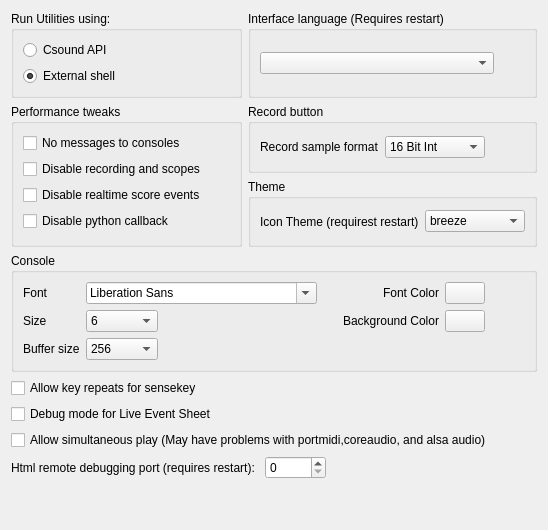
         <widget class="QWidget" name="tab">
          <attribute name="title">
           <string>General</string>
          </attribute>
          <layout class="QGridLayout" name="gridLayout_3">
           <item row="1" column="1">
            <widget class="QGroupBox" name="groupBox_9">
             <property name="title">
              <string>Record button</string>
             </property>
             <layout class="QVBoxLayout" name="verticalLayout_9">
              <item>
               <layout class="QHBoxLayout" name="horizontalLayout_12">
                <item>
                 <widget class="QLabel" name="label_21">
                  <property name="toolTip">
                   <string>&lt;html&gt;&lt;head/&gt;&lt;body&gt;&lt;p&gt;Format of the generated sound file when recording via the recording button in CsoundQT. &lt;span style=&quot; font-weight:600;&quot;&gt;This is NOT the same as offline rendering. &lt;/span&gt;&lt;/p&gt;&lt;/body&gt;&lt;/html&gt;</string>
                  </property>
                  <property name="text">
                   <string>Record sample format</string>
                  </property>
                 </widget>
                </item>
                <item>
                 <widget class="QComboBox" name="sampleFormatComboBox">
                  <property name="minimumSize">
                   <size>
                    <width>100</width>
                    <height>0</height>
                   </size>
                  </property>
                  <property name="maximumSize">
                   <size>
                    <width>16777215</width>
                    <height>16777215</height>
                   </size>
                  </property>
                  <property name="toolTip">
                   <string>&lt;html&gt;&lt;head/&gt;&lt;body&gt;&lt;p&gt;Format of the generated sound file when recording via the recording button in CsoundQT. &lt;span style=&quot; font-weight:600;&quot;&gt;This is NOT the same as offline rendering. &lt;/span&gt;&lt;/p&gt;&lt;/body&gt;&lt;/html&gt;</string>
                  </property>
                  <item>
                   <property name="text">
                    <string>16 Bit Int</string>
                   </property>
                  </item>
                  <item>
                   <property name="text">
                    <string>24 Bit Int</string>
                   </property>
                  </item>
                  <item>
                   <property name="text">
                    <string>32 bit float</string>
                   </property>
                  </item>
                 </widget>
                </item>
                <item>
                 <spacer name="horizontalSpacer_7">
                  <property name="orientation">
                   <enum>Qt::Orientation::Horizontal</enum>
                  </property>
                  <property name="sizeHint" stdset="0">
                   <size>
                    <width>40</width>
                    <height>20</height>
                   </size>
                  </property>
                 </spacer>
                </item>
               </layout>
              </item>
             </layout>
            </widget>
           </item>
           <item row="0" column="0">
            <widget class="QGroupBox" name="groupBox_8">
             <property name="title">
              <string>Run Utilities using:</string>
             </property>
             <layout class="QVBoxLayout" name="verticalLayout_6">
              <item>
               <layout class="QVBoxLayout" name="layout14">
                <item>
                 <widget class="QRadioButton" name="ApiRadioButton">
                  <property name="text">
                   <string>Csound API</string>
                  </property>
                 </widget>
                </item>
                <item>
                 <widget class="QRadioButton" name="ExternalRadioButton">
                  <property name="text">
                   <string>External shell</string>
                  </property>
                  <property name="checked">
                   <bool>true</bool>
                  </property>
                 </widget>
                </item>
               </layout>
              </item>
             </layout>
            </widget>
           </item>
           <item row="10" column="0">
            <spacer name="verticalSpacer_3">
             <property name="orientation">
              <enum>Qt::Orientation::Vertical</enum>
             </property>
             <property name="sizeHint" stdset="0">
              <size>
               <width>20</width>
               <height>40</height>
              </size>
             </property>
            </spacer>
           </item>
           <item row="3" column="0" colspan="2">
            <widget class="QGroupBox" name="groupBox_6">
             <property name="title">
              <string>Console</string>
             </property>
             <layout class="QGridLayout" name="gridLayout_4">
              <item row="0" column="0">
               <layout class="QGridLayout" name="consoleFontLayout">
                <item row="2" column="0">
                 <widget class="QLabel" name="label_27">
                  <property name="text">
                   <string>Buffer size</string>
                  </property>
                 </widget>
                </item>
                <item row="0" column="5">
                 <widget class="QPushButton" name="consoleFontColorPushButton">
                  <property name="enabled">
                   <bool>true</bool>
                  </property>
                  <property name="text">
                   <string/>
                  </property>
                 </widget>
                </item>
                <item row="0" column="4">
                 <widget class="QLabel" name="label_23">
                  <property name="text">
                   <string>Font Color</string>
                  </property>
                  <property name="alignment">
                   <set>Qt::AlignmentFlag::AlignRight|Qt::AlignmentFlag::AlignTrailing|Qt::AlignmentFlag::AlignVCenter</set>
                  </property>
                 </widget>
                </item>
                <item row="1" column="4">
                 <widget class="QLabel" name="label_24">
                  <property name="text">
                   <string>Background Color</string>
                  </property>
                  <property name="alignment">
                   <set>Qt::AlignmentFlag::AlignRight|Qt::AlignmentFlag::AlignTrailing|Qt::AlignmentFlag::AlignVCenter</set>
                  </property>
                 </widget>
                </item>
                <item row="1" column="2">
                 <spacer name="horizontalSpacer_19">
                  <property name="orientation">
                   <enum>Qt::Orientation::Horizontal</enum>
                  </property>
                  <property name="sizeHint" stdset="0">
                   <size>
                    <width>40</width>
                    <height>20</height>
                   </size>
                  </property>
                 </spacer>
                </item>
                <item row="1" column="5">
                 <widget class="QPushButton" name="consoleBgColorPushButton">
                  <property name="enabled">
                   <bool>true</bool>
                  </property>
                  <property name="text">
                   <string/>
                  </property>
                 </widget>
                </item>
                <item row="0" column="0">
                 <widget class="QLabel" name="label_11">
                  <property name="text">
                   <string>Font</string>
                  </property>
                 </widget>
                </item>
                <item row="2" column="1">
                 <widget class="QComboBox" name="consoleBufferComboBox">
                  <property name="sizePolicy">
                   <sizepolicy hsizetype="Minimum" vsizetype="Fixed">
                    <horstretch>0</horstretch>
                    <verstretch>0</verstretch>
                   </sizepolicy>
                  </property>
                  <property name="maximumSize">
                   <size>
                    <width>80</width>
                    <height>16777215</height>
                   </size>
                  </property>
                  <item>
                   <property name="text">
                    <string>256</string>
                   </property>
                  </item>
                  <item>
                   <property name="text">
                    <string>1024</string>
                   </property>
                  </item>
                  <item>
                   <property name="text">
                    <string>No limit</string>
                   </property>
                  </item>
                 </widget>
                </item>
                <item row="1" column="1">
                 <widget class="QComboBox" name="consoleFontSizeComboBox">
                  <property name="maximumSize">
                   <size>
                    <width>80</width>
                    <height>16777215</height>
                   </size>
                  </property>
                  <property name="currentIndex">
                   <number>0</number>
                  </property>
                  <item>
                   <property name="text">
                    <string>6</string>
                   </property>
                  </item>
                  <item>
                   <property name="text">
                    <string>8</string>
                   </property>
                  </item>
                  <item>
                   <property name="text">
                    <string>9</string>
                   </property>
                  </item>
                  <item>
                   <property name="text">
                    <string>10</string>
                   </property>
                  </item>
                  <item>
                   <property name="text">
                    <string>11</string>
                   </property>
                  </item>
                  <item>
                   <property name="text">
                    <string>12</string>
                   </property>
                  </item>
                  <item>
                   <property name="text">
                    <string>14</string>
                   </property>
                  </item>
                  <item>
                   <property name="text">
                    <string>18</string>
                   </property>
                  </item>
                  <item>
                   <property name="text">
                    <string>20</string>
                   </property>
                  </item>
                  <item>
                   <property name="text">
                    <string>24</string>
                   </property>
                  </item>
                  <item>
                   <property name="text">
                    <string>30</string>
                   </property>
                  </item>
                  <item>
                   <property name="text">
                    <string>36</string>
                   </property>
                  </item>
                  <item>
                   <property name="text">
                    <string>48</string>
                   </property>
                  </item>
                 </widget>
                </item>
                <item row="1" column="0">
                 <widget class="QLabel" name="label_15">
                  <property name="text">
                   <string>Size</string>
                  </property>
                 </widget>
                </item>
                <item row="0" column="1" colspan="2">
                 <widget class="QFontComboBox" name="consoleFontComboBox"/>
                </item>
                <item row="1" column="3">
                 <spacer name="horizontalSpacer_3">
                  <property name="orientation">
                   <enum>Qt::Orientation::Horizontal</enum>
                  </property>
                  <property name="sizeType">
                   <enum>QSizePolicy::Policy::Fixed</enum>
                  </property>
                  <property name="sizeHint" stdset="0">
                   <size>
                    <width>20</width>
                    <height>20</height>
                   </size>
                  </property>
                 </spacer>
                </item>
               </layout>
              </item>
              <item row="0" column="1">
               <spacer name="horizontalSpacer_18">
                <property name="orientation">
                 <enum>Qt::Orientation::Horizontal</enum>
                </property>
                <property name="sizeHint" stdset="0">
                 <size>
                  <width>40</width>
                  <height>20</height>
                 </size>
                </property>
               </spacer>
              </item>
             </layout>
            </widget>
           </item>
           <item row="4" column="0" colspan="2">
            <layout class="QVBoxLayout" name="verticalLayout_3">
             <item>
              <widget class="QCheckBox" name="keyRepeatCheckBox">
               <property name="text">
                <string>Allow key repeats for sensekey</string>
               </property>
              </widget>
             </item>
             <item>
              <widget class="QCheckBox" name="debugLiveEventsCheckBox">
               <property name="text">
                <string>Debug mode for Live Event Sheet</string>
               </property>
              </widget>
             </item>
             <item>
              <widget class="QCheckBox" name="simultaneousCheckBox">
               <property name="layoutDirection">
                <enum>Qt::LayoutDirection::LeftToRight</enum>
               </property>
               <property name="text">
                <string>Allow simultaneous play (May have problems with portmidi,coreaudio, and alsa audio) </string>
               </property>
              </widget>
             </item>
            </layout>
           </item>
           <item row="1" column="0" rowspan="2">
            <widget class="QGroupBox" name="groupBox_14">
             <property name="title">
              <string>Performance tweaks</string>
             </property>
             <layout class="QVBoxLayout" name="verticalLayout_4">
              <item>
               <layout class="QVBoxLayout" name="verticalLayout_5">
                <item>
                 <widget class="QCheckBox" name="noMessagesCheckBox">
                  <property name="text">
                   <string>No messages to consoles</string>
                  </property>
                 </widget>
                </item>
                <item>
                 <widget class="QCheckBox" name="noBufferCheckBox">
                  <property name="text">
                   <string>Disable recording and scopes</string>
                  </property>
                 </widget>
                </item>
                <item>
                 <widget class="QCheckBox" name="noEventsCheckBox">
                  <property name="text">
                   <string>Disable realtime score events</string>
                  </property>
                 </widget>
                </item>
                <item>
                 <widget class="QCheckBox" name="noPythonCheckBox">
                  <property name="text">
                   <string>Disable python callback</string>
                  </property>
                 </widget>
                </item>
                <item>
                 <spacer name="horizontalSpacer_22">
                  <property name="orientation">
                   <enum>Qt::Orientation::Horizontal</enum>
                  </property>
                  <property name="sizeHint" stdset="0">
                   <size>
                    <width>40</width>
                    <height>4</height>
                   </size>
                  </property>
                 </spacer>
                </item>
               </layout>
              </item>
             </layout>
            </widget>
           </item>
           <item row="7" column="0" rowspan="2" colspan="2">
            <layout class="QHBoxLayout" name="horizontalLayout_9">
             <item>
              <widget class="QLabel" name="label_40">
               <property name="text">
                <string>Html remote debugging port (requires restart): </string>
               </property>
              </widget>
             </item>
             <item>
              <widget class="QSpinBox" name="debugPortSpinBox">
               <property name="maximum">
                <number>65536</number>
               </property>
              </widget>
             </item>
             <item>
              <spacer name="horizontalSpacer_12">
               <property name="orientation">
                <enum>Qt::Orientation::Horizontal</enum>
               </property>
               <property name="sizeHint" stdset="0">
                <size>
                 <width>40</width>
                 <height>20</height>
                </size>
               </property>
              </spacer>
             </item>
            </layout>
           </item>
           <item row="0" column="1">
            <widget class="QGroupBox" name="groupBox_13">
             <property name="title">
              <string>Interface language (Requires restart)</string>
             </property>
             <layout class="QVBoxLayout" name="verticalLayout_7">
              <item>
               <widget class="QComboBox" name="languageComboBox">
                <property name="maximumSize">
                 <size>
                  <width>234</width>
                  <height>16777215</height>
                 </size>
                </property>
               </widget>
              </item>
             </layout>
            </widget>
           </item>
           <item row="2" column="1">
            <widget class="QGroupBox" name="groupBox">
             <property name="title">
              <string>Theme</string>
             </property>
             <layout class="QHBoxLayout" name="horizontalLayout_6">
              <item>
               <widget class="QLabel" name="label_31">
                <property name="text">
                 <string>Icon Theme (requirest restart)</string>
                </property>
                <property name="alignment">
                 <set>Qt::AlignmentFlag::AlignLeading|Qt::AlignmentFlag::AlignLeft|Qt::AlignmentFlag::AlignVCenter</set>
                </property>
               </widget>
              </item>
              <item>
               <widget class="QComboBox" name="themeComboBox">
                <item>
                 <property name="text">
                  <string>breeze</string>
                 </property>
                </item>
                <item>
                 <property name="text">
                  <string>breeze-dark</string>
                 </property>
                </item>
                <item>
                 <property name="text">
                  <string>boring</string>
                 </property>
                </item>
               </widget>
              </item>
             </layout>
            </widget>
           </item>
          </layout>
         </widget>
